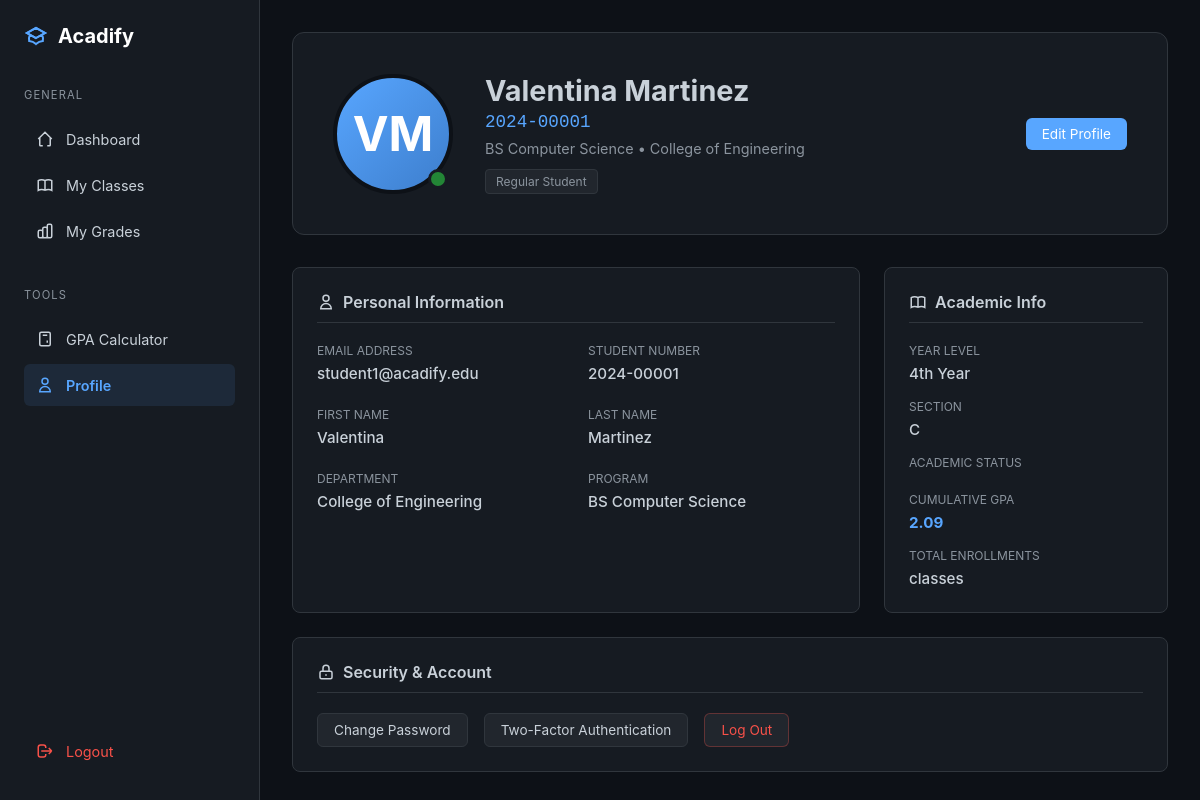
The page /student/profile (signed in) on the database its author committed.
### models.py (models this page shows, shortened)
class Student(db.Model):
    __tablename__ = 'student'
    id = db.Column(db.Integer, primary_key=True)
    user_id = db.Column(db.Integer, db.ForeignKey('user.id'), nullable=False, unique=True)
    student_number = db.Column(db.String(50), unique=True, nullable=False, index=True)
    first_name = db.Column(db.String(100), nullable=False)
    last_name = db.Column(db.String(100), nullable=False)
    department = db.Column(db.String(100), nullable=False)  # "College of Engineering"
    program = db.Column(db.String(100), nullable=False)  # "BS Computer Science"
    year_level = db.Column(db.String(20), nullable=False)  # "1st Year", "2nd Year", etc.
    section = db.Column(db.String(20), nullable=True)  # "A", "B", "C" (null for irregular)
    created_at = db.Column(db.DateTime, default=datetime.utcnow)
    enrollments = db.relationship('Enrollment', backref='student', lazy='dynamic', cascade='all, delete-orphan')
    grades = db.relationship('Grade', backref='student', lazy='dynamic', cascade='all, delete-orphan')
    def get_cumulative_gpa(self, calculation_method='weighted'):
        all_grades = self.grades.filter(Grade.final_grade.isnot(None)).all()
        if not all_grades:
            return None
        if calculation_method == 'weighted':
            total_points = sum(g.final_grade * g.test.class_.effective_units for g in all_grades)
            total_units = sum(g.test.class_.effective_units for g in all_grades)
            return round(total_points / total_units, 2) if total_units > 0 else None
        elif calculation_method == 'simple':
            total = sum(g.final_grade for g in all_grades)
            return round(total / len(all_grades), 2)
        elif calculation_method == 'major_only':
            major_grades = [g for g in all_grades if g.test.class_.is_major_subject]
            if not major_grades:
                return None
            total = sum(g.final_grade for g in major_grades)
            return round(total / len(major_grades), 2)
        return None

class User(UserMixin, db.Model):
    __tablename__ = 'user'
    id = db.Column(db.Integer, primary_key=True)
    email = db.Column(db.String(120), unique=True, nullable=False, index=True)
    password = db.Column(db.String(255), nullable=False)
    role = db.Column(db.String(20), nullable=False)  # 'admin', 'teacher', 'student'
    created_at = db.Column(db.DateTime, default=datetime.utcnow)
    student_profile = db.relationship('Student', backref='user', uselist=False, cascade='all, delete-orphan')
    teacher_profile = db.relationship('Teacher', backref='user', uselist=False, cascade='all, delete-orphan')

### blueprints/student/routes.py (the view)
@student_bp.route('/profile')
@student_required
def profile():
    student = current_user.student_profile
    current_school_year = Config.get_current_school_year()
    current_semester = Config.get_current_semester()
    cumulative_gpa = student.get_cumulative_gpa('weighted')
    if cumulative_gpa:
        if cumulative_gpa <= 1.75:
            academic_standing = "Dean's Lister"
            standing_color = "var(--success-green)"
        elif cumulative_gpa <= 2.5:
            academic_standing = "Good Standing"
            standing_color = "var(--success-green)"
        elif cumulative_gpa <= 3.0:
            academic_standing = "Satisfactory"
            standing_color = "var(--text-main)"
        else:
            academic_standing = "Probation"
            standing_color = "var(--danger-red)"
    else:
        academic_standing = "Good Standing"
        standing_color = "var(--text-main)"
    completed_enrollments = Enrollment.query.filter_by(
        student_id=student.id,
        status='completed'
    ).all()
    total_completed_units = sum(e.class_.effective_units for e in completed_enrollments if e.final_grade and e.final_grade <= 3.0)
    current_enrollments = Enrollment.query.filter_by(
        student_id=student.id,
        status='enrolled'
    ).join(Class).filter(
        Class.school_year == current_school_year,
        Class.semester == current_semester
    ).count()
    student_type = "Regular Student" if student.section else "Irregular Student"
    is_deans_lister = cumulative_gpa and cumulative_gpa <= 1.75
    return render_template(
        'student/profile.html',
        student=student,
        cumulative_gpa=cumulative_gpa,
        academic_standing=academic_standing,
        standing_color=standing_color,
        total_completed_units=total_completed_units,
        current_enrollments=current_enrollments,
        student_type=student_type,
        is_deans_lister=is_deans_lister,
        current_school_year=current_school_year,
        current_semester=current_semester
    )

### templates/student/profile.html (shortened to what this page needs)
<!DOCTYPE html>
<html lang="en">
<head>
</head>
<body>
    <nav class="sidebar">
        <div class="logo">
            <svg class="icon" style="width:24px; height:24px;" viewBox="0 0 24 24"><path stroke-width="2" d="M12 14l9-5-9-5-9 5 9 5z"/><path stroke-width="2" d="M12 14l9-5-9-5-9 5 9 5zm0 0l6.16-3.422a12.083 12.083 0 01.665 6.479A11.952 11.952 0 0012 20.055a11.952 11.952 0 00-6.824-2.998 12.078 12.078 0 01.665-6.479L12 14z"/></svg>
            <span>Acadify</span>
        </div>
        <div class="nav-group">
            <span class="nav-label">General</span>
            <a href="{{ url_for('student.dashboard') }}" class="nav-item">
                <svg class="icon" viewBox="0 0 24 24"><path stroke-width="2" d="M3 12l2-2m0 0l7-7 7 7M5 10v10a1 1 0 001 1h3m10-11l2 2m-2-2v10a1 1 0 01-1 1h-3"/></svg>
                <span>Dashboard</span>
            </a>
            <a href="{{ url_for('student.my_classes') }}" class="nav-item">
                <svg class="icon" viewBox="0 0 24 24"><path stroke-width="2" d="M12 6.253v13m0-13C10.832 5.477 9.246 5 7.5 5S4.168 5.477 3 6.253v13C4.168 18.477 5.754 18 7.5 18s3.332.477 4.5 1.253m0-13C13.168 5.477 14.754 5 16.5 5c1.747 0 3.332.477 4.5 1.253v13C19.832 18.477 18.247 18 16.5 18c-1.746 0-3.332.477-4.5 1.253"/></svg>
                <span>My Classes</span>
            </a>
            <a href="{{ url_for('student.my_grades') }}" class="nav-item">
                <svg class="icon" viewBox="0 0 24 24"><path stroke-width="2" d="M9 19v-6a2 2 0 00-2-2H5a2 2 0 00-2 2v6a2 2 0 002 2h2a2 2 0 002-2zm0 0V9a2 2 0 012-2h2a2 2 0 012 2v10m-6 0a2 2 0 002 2h2a2 2 0 002-2m0 0V5a2 2 0 012-2h2a2 2 0 012 2v14a2 2 0 01-2 2h-2a2 2 0 01-2-2z"/></svg>
                <span>My Grades</span>
            </a>
        </div>
        <div class="nav-group">
            <span class="nav-label">Tools</span>
            <a href="{{ url_for('student.gpa_calculator') }}" class="nav-item">
                <svg class="icon" viewBox="0 0 24 24"><path stroke-width="2" d="M9 7h6m0 10v-3m-3 3h.01M9 17h.01M9 14h.01M12 14h.01M15 11h.01M12 11h.01M9 11h.01M7 21h10a2 2 0 002-2V5a2 2 0 00-2-2H7a2 2 0 00-2 2v14a2 2 0 002 2z"/></svg>
                <span>GPA Calculator</span>
            </a>
            <a href="{{ url_for('student.profile') }}" class="nav-item active">
                <svg class="icon" viewBox="0 0 24 24"><path stroke-width="2" d="M16 7a4 4 0 11-8 0 4 4 0 018 0zM12 14a7 7 0 00-7 7h14a7 7 0 00-7-7z"/></svg>
                <span>Profile</span>
            </a>
        </div>
        <a href="{{ url_for('auth.logout') }}" class="nav-item logout">
            <svg class="icon" viewBox="0 0 24 24"><path stroke-width="2" d="M17 16l4-4m0 0l-4-4m4 4H7m6 4v1a3 3 0 01-3 3H6a3 3 0 01-3-3V7a3 3 0 013-3h4a3 3 0 013 3v1"/></svg>
            <span>Logout</span>
        </a>
    </nav>
    <main class="main-content">
        <section class="profile-header">
            <div class="avatar-container">
                <div class="avatar">{{ student.first_name[0] }}{{ student.last_name[0] }}</div>
                <div class="status-dot"></div>
            </div>
            <div class="profile-info">
                <h1>{{ student.first_name }} {{ student.last_name }}</h1>
                <span class="student-id">{{ student.student_number }}</span>
                <p style="color: var(--text-dim); font-size: 0.9rem;">
                    {{ student.program }} • {{ student.department }}
                </p>
                <div class="profile-tags">
                    <span class="tag">{{ student_type }}</span>
                </div>
            </div>
            <div style="margin-left: auto;">
                <button class="btn btn-primary" onclick="alert('Edit profile functionality coming soon!')">
                    Edit Profile
                </button>
            </div>
        </section>
        <div class="profile-grid">
            <div class="card">
                <h2 class="card-title">
                    <svg class="icon" viewBox="0 0 24 24"><path stroke-width="2" d="M16 7a4 4 0 11-8 0 4 4 0 018 0zM12 14a7 7 0 00-7 7h14a7 7 0 00-7-7z"/></svg>
                    Personal Information
                </h2>
                <div class="info-group">
                    <div class="field">
                        <label>Email Address</label>
                        <p>{{ current_user.email }}</p>
                    </div>
                    <div class="field">
                        <label>Student Number</label>
                        <p>{{ student.student_number }}</p>
                    </div>
                    <div class="field">
                        <label>First Name</label>
                        <p>{{ student.first_name }}</p>
                    </div>
                    <div class="field">
                        <label>Last Name</label>
                        <p>{{ student.last_name }}</p>
                    </div>
                    <div class="field">
                        <label>Department</label>
                        <p>{{ student.department }}</p>
                    </div>
                    <div class="field">
                        <label>Program</label>
                        <p>{{ student.program }}</p>
                    </div>
                </div>
            </div>
            <div class="card">
                <h2 class="card-title">
                    <svg class="icon" viewBox="0 0 24 24"><path stroke-width="2" d="M12 6.253v13m0-13C10.832 5.477 9.246 5 7.5 5S4.168 5.477 3 6.253v13C4.168 18.477 5.754 18 7.5 18s3.332.477 4.5 1.253m0-13C13.168 5.477 14.754 5 16.5 5c1.747 0 3.332.477 4.5 1.253v13C19.832 18.477 18.247 18 16.5 18c-1.746 0-3.332.477-4.5 1.253"/></svg>
                    Academic Info
                </h2>
                <div style="display: flex; flex-direction: column; gap: 1rem;">
                    <div class="field">
                        <label>Year Level</label>
                        <p>{{ student.year_level }}</p>
                    </div>
                    <div class="field">
                        <label>Section</label>
                        <p>{{ student.section if student.section else "Irregular" }}</p>
                    </div>
                    <div class="field">
                        <label>Academic Status</label>
                    </div>
                    <div class="field">
                        <label>Cumulative GPA</label>
                        <p style="color: var(--accent-blue); font-weight: 700;">
                            {{ "%.2f"|format(cumulative_gpa) if cumulative_gpa else "—" }}
                        </p>
                    </div>
                    <div class="field">
                        <label>Total Enrollments</label>
                        <p>{{ total_enrollments }} classes</p>
                    </div>
                </div>
            </div>
            <div class="card" style="grid-column: span 2;">
                <h2 class="card-title">
                    <svg class="icon" viewBox="0 0 24 24"><path stroke-width="2" d="M12 15v2m-6 4h12a2 2 0 002-2v-6a2 2 0 00-2-2H6a2 2 0 00-2 2v6a2 2 0 002 2zm10-10V7a4 4 0 00-8 0v4h8z"/></svg>
                    Security & Account
                </h2>
                <div style="display: flex; gap: 1rem; flex-wrap: wrap;">
                    <button class="btn" onclick="alert('Change password functionality coming soon!')">
                        Change Password
                    </button>
                    <button class="btn" onclick="alert('Two-factor authentication coming soon!')">
                        Two-Factor Authentication
                    </button>
                    <a href="{{ url_for('auth.logout') }}" class="btn btn-danger">
                        Log Out
                    </a>
                </div>
            </div>
        </div>
    </main>
</body>
</html>

### rows shown on the page
Student: first_name "V", last_name "M", first_name "Valentina", last_name "Martinez", student_number "2024-00001", program "BS Computer Science", department "College of Engineering", year_level "4th Year", section "C"
User: email "student1@acadify.edu"

### other values the page prints
{{ student_type }} "Regular Student"
{{ "%.2f"|format(cumulative_gpa) if cumulative_gpa else "—" }} "2.09"
